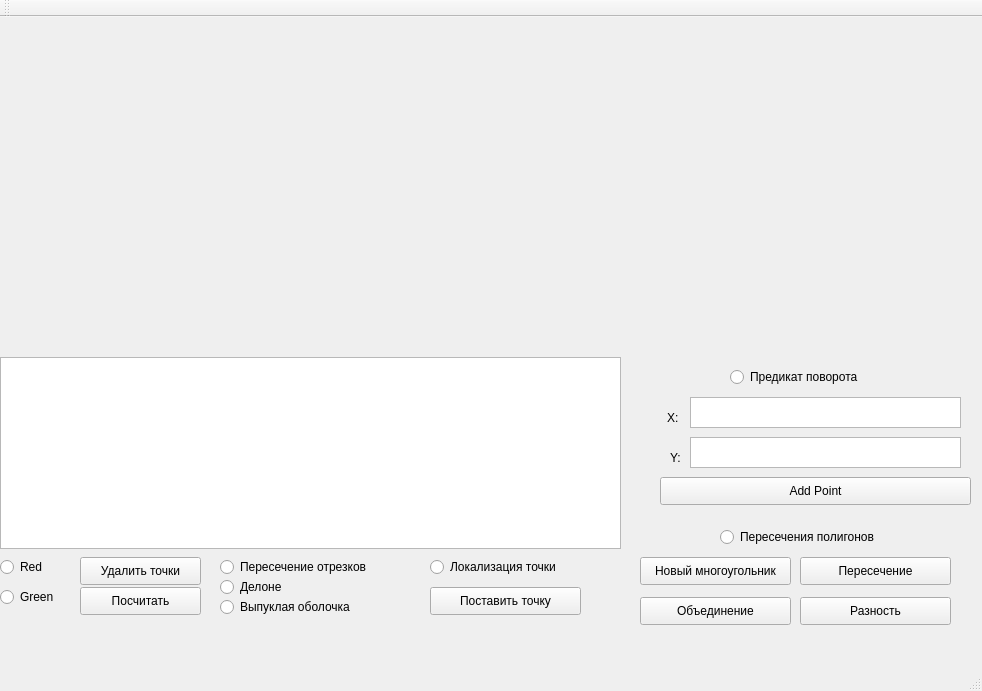
<?xml version="1.0" encoding="UTF-8"?>
<ui version="4.0">
 <class>MainWindow</class>
 <widget class="QMainWindow" name="MainWindow">
  <property name="geometry">
   <rect>
    <x>0</x>
    <y>0</y>
    <width>982</width>
    <height>691</height>
   </rect>
  </property>
  <property name="windowTitle">
   <string>MainWindow</string>
  </property>
  <widget class="QWidget" name="centralWidget">
   <widget class="CustomDrawWidget" name="widget" native="true">
    <property name="geometry">
     <rect>
      <x>0</x>
      <y>0</y>
      <width>981</width>
      <height>341</height>
     </rect>
    </property>
   </widget>
   <widget class="QTextBrowser" name="textBrowser">
    <property name="geometry">
     <rect>
      <x>0</x>
      <y>340</y>
      <width>621</width>
      <height>192</height>
     </rect>
    </property>
   </widget>
   <widget class="QRadioButton" name="red_Button">
    <property name="geometry">
     <rect>
      <x>0</x>
      <y>540</y>
      <width>95</width>
      <height>20</height>
     </rect>
    </property>
    <property name="text">
     <string>Red</string>
    </property>
   </widget>
   <widget class="QRadioButton" name="green_Button">
    <property name="geometry">
     <rect>
      <x>0</x>
      <y>570</y>
      <width>95</width>
      <height>20</height>
     </rect>
    </property>
    <property name="text">
     <string>Green</string>
    </property>
   </widget>
   <widget class="QPushButton" name="pushButton_deletePoints">
    <property name="geometry">
     <rect>
      <x>80</x>
      <y>540</y>
      <width>121</width>
      <height>28</height>
     </rect>
    </property>
    <property name="text">
     <string>Удалить точки</string>
    </property>
   </widget>
   <widget class="QRadioButton" name="task1">
    <property name="geometry">
     <rect>
      <x>220</x>
      <y>540</y>
      <width>171</width>
      <height>20</height>
     </rect>
    </property>
    <property name="text">
     <string>Пересечение отрезков</string>
    </property>
   </widget>
   <widget class="QRadioButton" name="task3">
    <property name="geometry">
     <rect>
      <x>220</x>
      <y>580</y>
      <width>151</width>
      <height>20</height>
     </rect>
    </property>
    <property name="text">
     <string>Выпуклая оболочка</string>
    </property>
   </widget>
   <widget class="QRadioButton" name="task2">
    <property name="geometry">
     <rect>
      <x>730</x>
      <y>350</y>
      <width>141</width>
      <height>20</height>
     </rect>
    </property>
    <property name="text">
     <string>Предикат поворота</string>
    </property>
   </widget>
   <widget class="QRadioButton" name="task4">
    <property name="geometry">
     <rect>
      <x>220</x>
      <y>560</y>
      <width>95</width>
      <height>20</height>
     </rect>
    </property>
    <property name="text">
     <string>Делоне</string>
    </property>
   </widget>
   <widget class="QRadioButton" name="task5">
    <property name="geometry">
     <rect>
      <x>720</x>
      <y>510</y>
      <width>201</width>
      <height>20</height>
     </rect>
    </property>
    <property name="text">
     <string>Пересечения полигонов </string>
    </property>
   </widget>
   <widget class="QRadioButton" name="task6">
    <property name="geometry">
     <rect>
      <x>430</x>
      <y>540</y>
      <width>151</width>
      <height>20</height>
     </rect>
    </property>
    <property name="text">
     <string>Локализация точки</string>
    </property>
   </widget>
   <widget class="QPushButton" name="getResult">
    <property name="geometry">
     <rect>
      <x>80</x>
      <y>570</y>
      <width>121</width>
      <height>28</height>
     </rect>
    </property>
    <property name="text">
     <string>Посчитать</string>
    </property>
   </widget>
   <widget class="QTextEdit" name="Xcoord">
    <property name="geometry">
     <rect>
      <x>690</x>
      <y>380</y>
      <width>271</width>
      <height>31</height>
     </rect>
    </property>
   </widget>
   <widget class="QTextEdit" name="Ycoord">
    <property name="geometry">
     <rect>
      <x>690</x>
      <y>420</y>
      <width>271</width>
      <height>31</height>
     </rect>
    </property>
   </widget>
   <widget class="QPushButton" name="Add_point_manual">
    <property name="geometry">
     <rect>
      <x>660</x>
      <y>460</y>
      <width>311</width>
      <height>28</height>
     </rect>
    </property>
    <property name="text">
     <string>Add Point</string>
    </property>
   </widget>
   <widget class="QLabel" name="label">
    <property name="geometry">
     <rect>
      <x>667</x>
      <y>390</y>
      <width>41</width>
      <height>21</height>
     </rect>
    </property>
    <property name="text">
     <string>X:</string>
    </property>
   </widget>
   <widget class="QLabel" name="label_2">
    <property name="geometry">
     <rect>
      <x>670</x>
      <y>430</y>
      <width>41</width>
      <height>21</height>
     </rect>
    </property>
    <property name="text">
     <string>Y:</string>
    </property>
   </widget>
   <widget class="QPushButton" name="New_Poly">
    <property name="geometry">
     <rect>
      <x>640</x>
      <y>540</y>
      <width>151</width>
      <height>28</height>
     </rect>
    </property>
    <property name="text">
     <string>Новый многоугольник</string>
    </property>
   </widget>
   <widget class="QPushButton" name="intersection_calc">
    <property name="geometry">
     <rect>
      <x>800</x>
      <y>540</y>
      <width>151</width>
      <height>28</height>
     </rect>
    </property>
    <property name="text">
     <string>Пересечение</string>
    </property>
   </widget>
   <widget class="QPushButton" name="combining_calc">
    <property name="geometry">
     <rect>
      <x>640</x>
      <y>580</y>
      <width>151</width>
      <height>28</height>
     </rect>
    </property>
    <property name="text">
     <string>Объединение</string>
    </property>
   </widget>
   <widget class="QPushButton" name="difference_calc">
    <property name="geometry">
     <rect>
      <x>800</x>
      <y>580</y>
      <width>151</width>
      <height>28</height>
     </rect>
    </property>
    <property name="text">
     <string>Разность</string>
    </property>
   </widget>
   <widget class="QPushButton" name="Add_point">
    <property name="geometry">
     <rect>
      <x>430</x>
      <y>570</y>
      <width>151</width>
      <height>28</height>
     </rect>
    </property>
    <property name="text">
     <string>Поставить точку</string>
    </property>
   </widget>
  </widget>
  <widget class="QMenuBar" name="menuBar">
   <property name="geometry">
    <rect>
     <x>0</x>
     <y>0</y>
     <width>982</width>
     <height>37</height>
    </rect>
   </property>
  </widget>
  <widget class="QToolBar" name="mainToolBar">
   <attribute name="toolBarArea">
    <enum>TopToolBarArea</enum>
   </attribute>
   <attribute name="toolBarBreak">
    <bool>false</bool>
   </attribute>
  </widget>
  <widget class="QStatusBar" name="statusBar"/>
 </widget>
 <layoutdefault spacing="6" margin="11"/>
 <customwidgets>
  <customwidget>
   <class>CustomDrawWidget</class>
   <extends>QWidget</extends>
   <header>customdrawwidget.h</header>
   <container>1</container>
  </customwidget>
 </customwidgets>
 <resources/>
 <connections/>
</ui>
